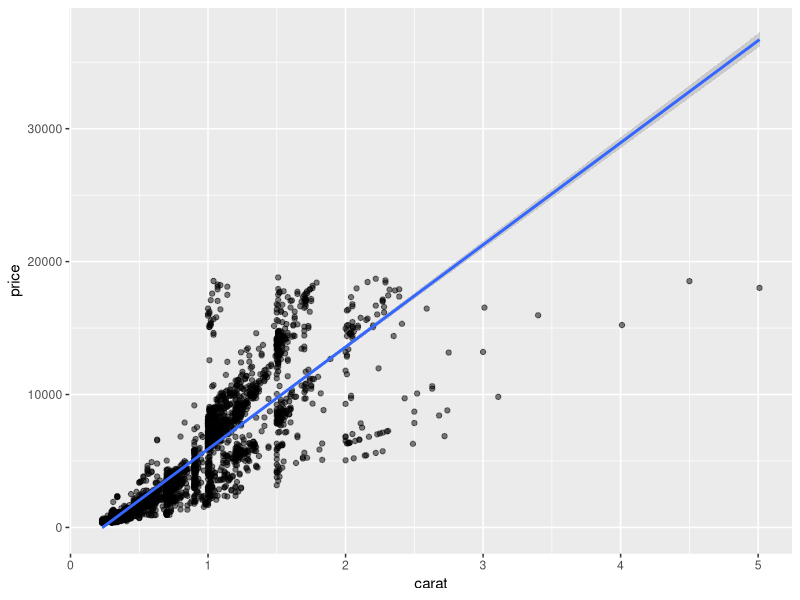
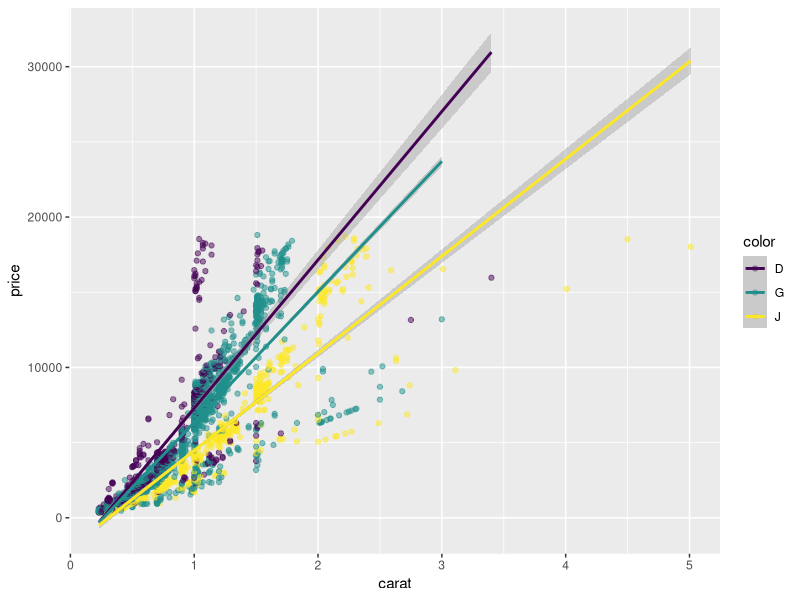

Write R code to recreate these figures, in order.
## ---- chunk 1
knitr::opts_chunk$set(echo = TRUE)
library(tidyverse)
library(ggplot2)
library(ggthemes)
library(knitr)
## ---- chunk 2
diamonds_filtered <- diamonds %>%
  filter(
    color == "D" | color == "G" | color == "J",
    clarity == "I1" | clarity == "VS1" | clarity == "IF"
    )

diamonds_filtered_combinations <- diamonds_filtered %>%
  group_by(color,clarity) %>%
  summarize(n=n())

knitr::kable(diamonds_filtered_combinations)
## ---- chunk 3
ggplot(
  diamonds_filtered,
  aes(x=carat,y=price)
  ) +
  geom_point(alpha=0.5) +
  geom_smooth(method="lm")
## ---- chunk 4
ggplot(
  diamonds_filtered,
  aes(x=carat,y=price)
  ) +
  geom_point(alpha=0.5,aes(color=color)) +
  geom_smooth(method="lm",aes(color=color))
## ---- chunk 5

## ---- chunk 6

## ---- chunk 7
